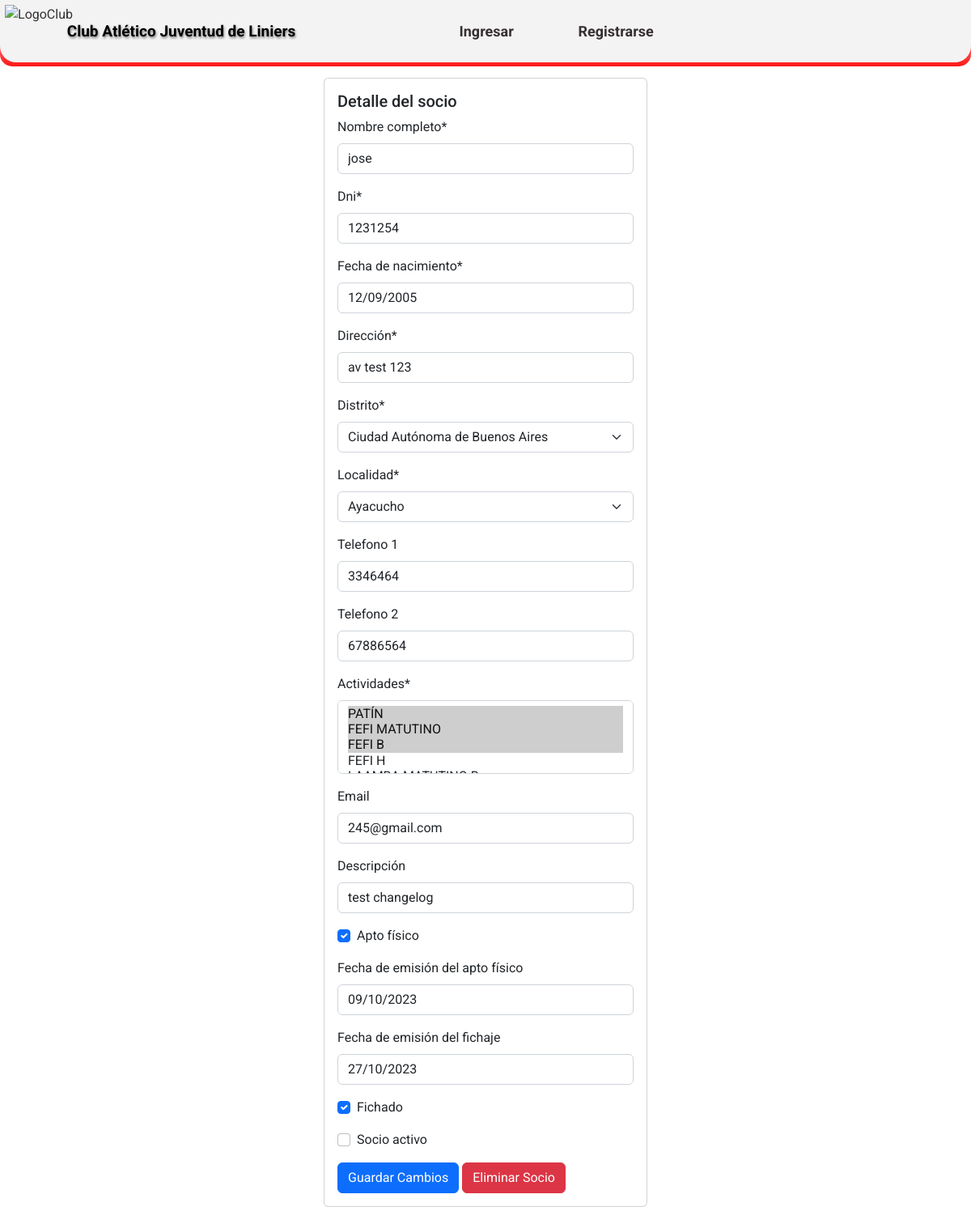
The app's page /detalles/4/, older data.
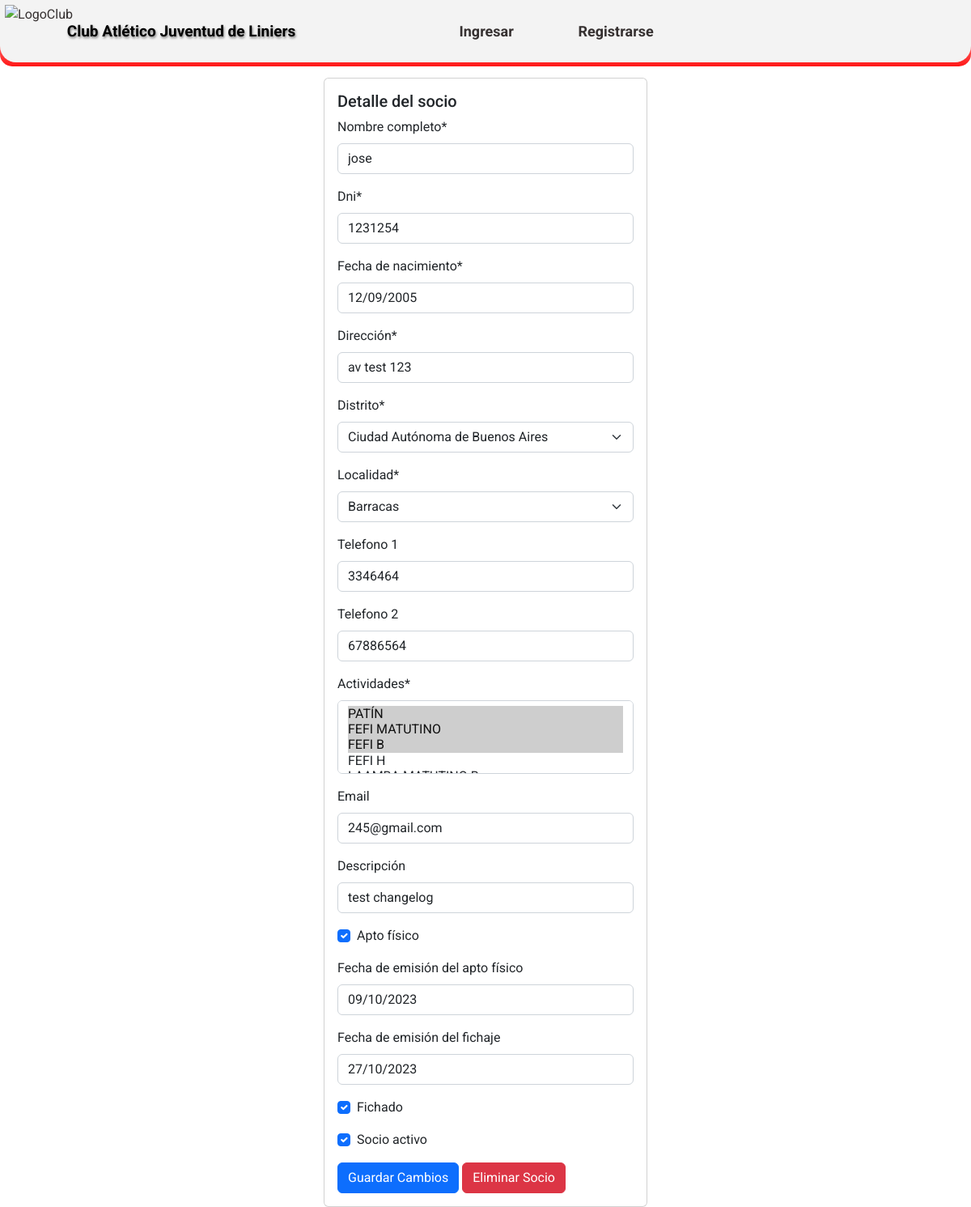
The same page, newer data.
### CAJL/aplications/partners/models.py (models this page shows, shortened)
class partners (models.Model):
    nombre_completo = models.CharField ('Nombre completo',max_length=50)
    dni = models.IntegerField('Dni')
    fecha_nacimiento = models.DateField('Fecha de nacimiento')
    direccion = models.CharField('Dirección', max_length=50)
    DISTRICT_CHOICES = location.LOC_CHOICES
    distrito = models.CharField('Distrito',max_length=2, choices=DISTRICT_CHOICES)
    localidad = models.ForeignKey(location, on_delete=models.CASCADE)
    telefono1 = models.CharField('Telefono 1',max_length=15,blank=True)
    telefono2 = models.CharField('Telefono 2',max_length=15,blank=True)
    actividades = models.ManyToManyField(activities)
    correo = models.EmailField('Email',max_length=40,blank=True)
    descripcion = models.CharField('Descripción',max_length=50, blank=True)
    apto_fisico = models.BooleanField('Apto físico',default=False)
    fecha_vencimiento_apto_fisico = models.DateField ('Fecha de emisión del apto físico',blank=True)
    fecha_vencimiento_fichaje = models.DateField ('Fecha de emisión del fichaje',blank=True)
    compite = models.BooleanField('Fichado',default=False)
    socio_activo = models.BooleanField('Socio activo',default=False)
    user = models.ForeignKey(User, on_delete=models.CASCADE)
    class Meta:
        verbose_name = 'Socio'
        verbose_name_plural = 'Socios del club'
        ordering = ['nombre_completo']

### CAJL/aplications/partners/views.py (the view)
# urls.py: path('detalles/<int:partner_id>/', views.detalles, name='detalles'),
def detalles(request, partner_id):
    partner = get_object_or_404(partners, id=partner_id)
    if request.method == 'POST':
        if 'editar' in request.POST:
            form = PartnerForm(request.POST, instance=partner)
            if form.is_valid():
                form.save()
                messages.success(request, 'Los datos del socio han sido actualizados.')
                return redirect('socios')
            else:
                messages.error(request, 'Error al actualizar los datos de la actividad.')
        elif 'eliminar' in request.POST:
            partner.delete()
            messages.success(request, 'El socio ha sido eliminado.')
            create_change_log(created=False, sender=partners, instance=partner)
            return redirect('socios')  # Redirige a donde desees después de la eliminación
    else:
        form = PartnerForm(instance=partner)
    return render(request, 'partners/detalles_socio.html', {'form': form, 'partner': partner})

### CAJL/aplications/partners/forms.py
class PartnerForm(forms.ModelForm):
    class Meta:
        model = partners
        exclude = ['user']

### CAJL/aplications/activities/models.py (called while the page is built)
    def __str__(self):
        return f'{self.nombre_actividad}'

### CAJL/aplications/location/models.py (called while the page is built)
    def __str__(self):
        return f'{self.municipio_nombre}'

### templates/partners/detalles_socio.html (shortened to what this page needs)
{% extends 'loginregister/base.html' %}
{% block content %}
{% load crispy_forms_tags %}
<br>
<br>
<br>
<br>
<!DOCTYPE html>
<html>
<head>
</head>
<body>
    <form method="post">
    <div class="card mx-auto" style="width: 25rem;">
        <div class="card-body">
          <h5 class="card-title">Detalle del socio</h5>
          {{ form | crispy }}
          <button type="submit" name="editar" class="btn btn-primary" id="actualizar-socio">Guardar Cambios</button>
          <button type="submit" name="eliminar" class="btn btn-danger" id="eliminar-socio">Eliminar Socio</button>
        </div>
      </div>
    </form>
</body>
</html>
{% endblock %}

Row changes from the older to the newer data that the page shows:
changed partners "jose": localidad "Ayacucho" → "Barracas"; socio_activo "☐" → "☑"
